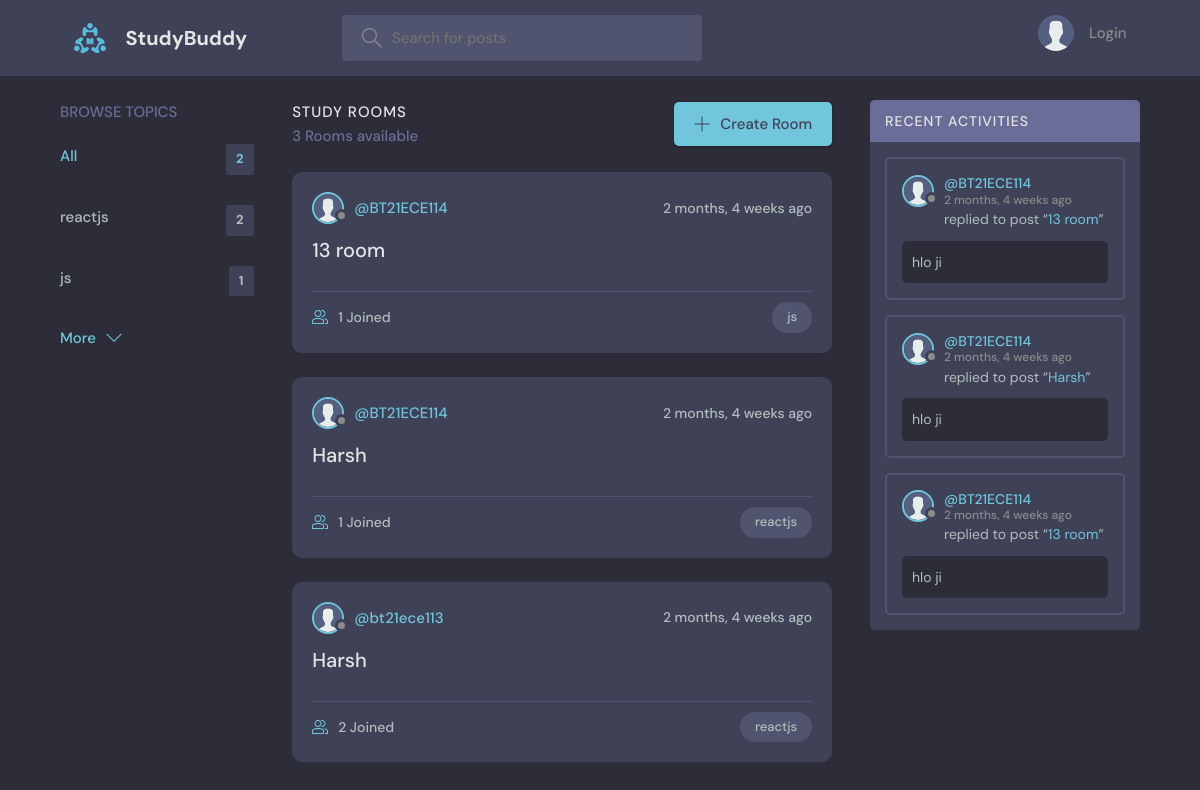
The page / on the database its author committed.
### base/models.py (models this page shows, shortened)
class Topic(models.Model):
    name = models.CharField(max_length=200)

class Room(models.Model):
    host = models.ForeignKey(User, on_delete=models.SET_NULL, null=True)
    topic = models.ForeignKey(Topic, on_delete=models.SET_NULL, null=True)
    name = models.CharField(max_length=200)
    description = models.TextField(null=True, blank=True)
    participants = models.ManyToManyField(
        User, related_name='participants', blank=True)
    updated = models.DateTimeField(auto_now=True)
    created = models.DateTimeField(auto_now_add=True)
    class Meta:
        ordering = ['-updated', '-created']
    def __str__(self):
        return self.name

class User(AbstractUser):
    name = models.CharField(max_length=200, null=True)
    email = models.EmailField(unique=True, null=True)
    bio = models.TextField(null=True)
    avatar = models.ImageField(null=True, default="avatar.svg")
    USERNAME_FIELD = 'email'
    REQUIRED_FIELDS = []
    objects=UserManager()

class Message(models.Model):
    user = models.ForeignKey(User, on_delete=models.CASCADE)
    room = models.ForeignKey(Room, on_delete=models.CASCADE)
    body = models.TextField()
    updated = models.DateTimeField(auto_now=True)
    created = models.DateTimeField(auto_now_add=True)
    class Meta:
        ordering = ['-updated', '-created']

### base/views.py (the view)
# urls.py: path('', views.home, name="home"),
def home(request):
    q = request.GET.get('q') if request.GET.get('q') != None else ''
    rooms = Room.objects.filter(
        Q(topic__name__icontains=q) |
        Q(name__icontains=q) |
        Q(description__icontains=q)
    )
    topics = Topic.objects.all()[0:5]
    room_count = rooms.count()
    room_messages = Message.objects.filter(
        Q(room__topic__name__icontains=q))[0:3]
    context = {'rooms': rooms, 'topics': topics,
               'room_count': room_count, 'room_messages': room_messages}
    return render(request, 'base/home.html', context)

### base/templates/base/home.html (shortened to what this page needs)
{% extends 'main.html' %}
{% block content %}
<main class="layout layout--3">
  <div class="container">
    {% include 'base/topics_component.html' %}
    <div class="roomList">
      <div class="roomList__header">
        <div>
          <h2>Study Rooms</h2>
          <p>{{room_count}} Rooms available</p>
        </div>
        <a class="btn btn--main" href="{% url 'create-room' %}">
          <svg version="1.1" xmlns="http://www.w3.org/2000/svg" width="32" height="32" viewBox="0 0 32 32">
            <title>add</title>
            <path
              d="M16.943 0.943h-1.885v14.115h-14.115v1.885h14.115v14.115h1.885v-14.115h14.115v-1.885h-14.115v-14.115z">
            </path>
          </svg>
          Create Room
        </a>
      </div>
      {% include 'base/feed_component.html' %}
    </div>
    {% include 'base/activity_component.html' %}
  </div>
</main>
{% endblock %}

### base/templates/base/topics_component.html
<div class="topics">
    <div class="topics__header">
        <h2>Browse Topics</h2>
    </div>
    <ul class="topics__list">
        <li>
            <a href="{% url 'home' %}" class="active">All <span>{{topics.count}}</span></a>
        </li>
        {% for topic in topics %}
        <li>
            <a href="{% url 'home' %}?q={{topic.name}}">{{topic.name}}<span>{{topic.room_set.all.count}}</span></a>
        </li>
        {% endfor %}
    </ul>
    <a class="btn btn--link" href="{% url 'topics' %}">
        More
        <svg version="1.1" xmlns="http://www.w3.org/2000/svg" width="32" height="32" viewBox="0 0 32 32">
            <title>chevron-down</title>
            <path d="M16 21l-13-13h-3l16 16 16-16h-3l-13 13z"></path>
        </svg>
    </a>
</div>

### base/templates/base/feed_component.html (shortened to what this page needs)
{% for room in rooms %}
<div class="roomListRoom">
    <div class="roomListRoom__header">
        <a href="{% url 'user-profile' room.host.id %}" class="roomListRoom__author">
            <div class="avatar avatar--small">
                <img src="{{room.host.avatar.url}}" />
            </div>
            <span>@{{room.host.username}}</span>
        </a>
        <div class="roomListRoom__actions">
            <span>{{room.created|timesince}} ago</span>
        </div>
    </div>
    <div class="roomListRoom__content">
        <a href="{% url 'room' room.id %}">{{room.name}}</a>
    </div>
    <div class="roomListRoom__meta">
        <a href="{% url 'room' room.id %}" class="roomListRoom__joined">
            {{room.participants.all.count}} Joined
        </a>
        <p class="roomListRoom__topic">{{room.topic.name}}</p>
    </div>
</div>
{% endfor %}

### base/templates/base/activity_component.html (shortened to what this page needs)
<div class="activities">
    <div class="activities__header">
        <h2>Recent Activities</h2>
    </div>
    {% for message in room_messages %}
    <div class="activities__box">
        <div class="activities__boxHeader roomListRoom__header">
            <a href="{% url 'user-profile' message.user.id %}" class="roomListRoom__author">
                <div class="avatar avatar--small">
                    <img src="{{message.user.avatar.url}}" />
                </div>
                <p>
                    @{{message.user.username}}
                    <span>{{message.created|timesince}} ago</span>
                </p>
            </a>
        </div>
        <div class="activities__boxContent">
            <p>replied to post “<a href="{% url 'room' message.room.id %}">{{message.room}}</a>”</p>
            <div class="activities__boxRoomContent">{{message.body}}</div>
        </div>
    </div>
    {% endfor %}
</div>

### rows shown on the page
Topic: name "reactjs", room_set.all.count "2"
Topic: name "js", room_set.all.count "1"
Room: host.avatar (placeholder picture), host.username "BT21ECE114", created "2 months, 4 weeks", name "13 room", participants.all.count "1", topic.name "js"
Room: host.avatar (placeholder picture), host.username "BT21ECE114", created "2 months, 4 weeks", name "Harsh", participants.all.count "1", topic.name "reactjs"
Room: host.avatar (placeholder picture), host.username "bt21ece113", created "2 months, 4 weeks", name "Harsh", participants.all.count "2", topic.name "reactjs"
Message: user.avatar (placeholder picture), user.username "BT21ECE114", created "2 months, 4 weeks", room "13 room", body "hlo ji"
Message: user.avatar (placeholder picture), user.username "BT21ECE114", created "2 months, 4 weeks", room "Harsh", body "hlo ji"
Message: user.avatar (placeholder picture), user.username "BT21ECE114", created "2 months, 4 weeks", room "13 room", body "hlo ji"

### other values the page prints
{{ topics.count }} "2"
{{ room_count }} "3"
